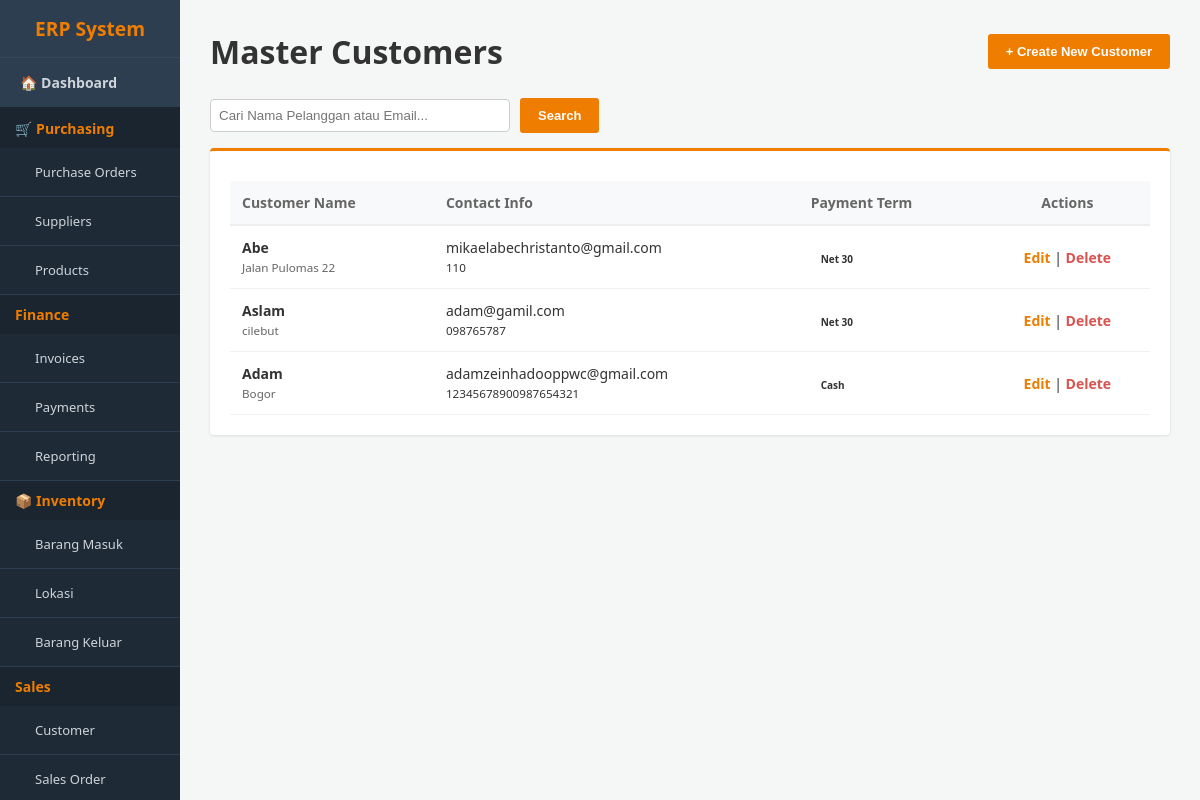
/customer.php, run on the app's committed database.
### tables this page shows
CREATE TABLE `customer` (
  `id_customer` int(11) NOT NULL,
  `nama_pelanggan` varchar(100) NOT NULL,
  `alamat` text DEFAULT NULL,
  `email` varchar(50) DEFAULT NULL,
  `telepon` varchar(20) DEFAULT NULL,
  `term_pembayaran` varchar(50) DEFAULT 'Net 30',
  `created_at` timestamp NOT NULL DEFAULT current_timestamp()
);

### customer.php (the view, shortened to what this page needs)
<?php
include 'config.php';
include 'header.php';
?>
<div class="header-bar">
    <h1>Master Customers</h1>
    <button onclick="toggleForm()" class="btn-orange">
        <?= isset($_GET['edit']) ? 'Editing Mode' : '+ Create New Customer' ?>
    </button>
</div>
<div style="margin-bottom: 15px;">
    <form method="GET" action="customer.php" style="display:flex; gap:10px; align-items:center;">
        <input type="text" name="search" placeholder="Cari Nama Pelanggan atau Email..." style="padding: 8px; width: 300px; border: 1px solid #ccc; border-radius: 4px;" value="<?= isset($_GET['search']) ? htmlspecialchars($_GET['search']) : '' ?>">
        <button type="submit" class="btn-orange">Search</button>
    </form>
</div>
<div class="card">
    <table>
        <thead>
            <tr>
                <th>Customer Name</th>
                <th>Contact Info</th>
                <th>Payment Term</th>
                <th style="text-align:center">Actions</th>
            </tr>
        </thead>
        <tbody>
            <?php
            $search_query = "";
            $result = mysqli_query($conn, "SELECT * FROM customer $search_query ORDER BY id_customer DESC");
            if (mysqli_num_rows($result) > 0) {
                while($row = mysqli_fetch_assoc($result)) {
                    echo "<tr>
                        <td>
                            <strong>{$row['nama_pelanggan']}</strong><br>
                            <small style='color:#666'>{$row['alamat']}</small>
                        </td>
                        <td>
                            {$row['email']}<br>
                            <small>{$row['telepon']}</small>
                        </td>
                        <td><span class='badge bg-draft'>{$row['term_pembayaran']}</span></td>
                        <td style='text-align:center'>
                            <a href='customer.php?edit={$row['id_customer']}' style='color:#ef7d00; text-decoration:none; font-weight:bold;'>Edit</a> |
                            <a href='customer.php?delete={$row['id_customer']}' style='color:#d9534f; text-decoration:none; font-weight:bold;' onclick='return confirm(\"Yakin ingin menghapus customer ini?\")'>Delete</a>
                        </td>
                    </tr>";
                }
            } else {
                echo "<tr><td colspan='4' style='text-align:center; padding:20px;'>Belum ada data customer.</td></tr>";
            }
            ?>
        </tbody>
    </table>
</div>
<?php echo "</div></body></html>"; ?>

### header.php (style rules this page uses)
* { box-sizing: border-box; margin: 0; padding: 0; }
body { font-family: 'Segoe UI', Arial, sans-serif; background-color: #f4f7f6; color: #333; display: block; }
.header-bar { display: flex; justify-content: space-between; align-items: center; margin-bottom: 25px; }
.card { background: white; padding: 20px; border-radius: 4px; box-shadow: 0 1px 3px rgba(0,0,0,0.1); border-top: 3px solid #ef7d00; margin-bottom: 25px; }
table, .table-odoo { width: 100%; border-collapse: collapse; margin-top: 10px; font-size: 14px; }
table th, .table-odoo th { background-color: #f8f9fa; text-align: left; padding: 12px; border-bottom: 2px solid #eee; color: #666; }
table td, .table-odoo td { padding: 12px; border-bottom: 1px solid #f1f1f1; }
.btn-orange { background-color: #ef7d00; color: white; padding: 10px 18px; border: none; border-radius: 3px; cursor: pointer; text-decoration: none; font-size: 13px; font-weight: bold; }
.badge { padding: 4px 10px; border-radius: 20px; font-size: 10px; font-weight: bold; }

### data on the page
customer: nama_pelanggan "Abe", alamat "Jalan Pulomas 22", email "mikaelabechristanto@gmail.com", telepon "110", term_pembayaran "Net 30"
customer: nama_pelanggan "Aslam", alamat "cilebut", email "adam@gamil.com", telepon "098765787", term_pembayaran "Net 30"
customer: nama_pelanggan "Adam", alamat "Bogor", email "adamzeinhadooppwc@gmail.com", telepon "12345678900987654321", term_pembayaran "Cash"
